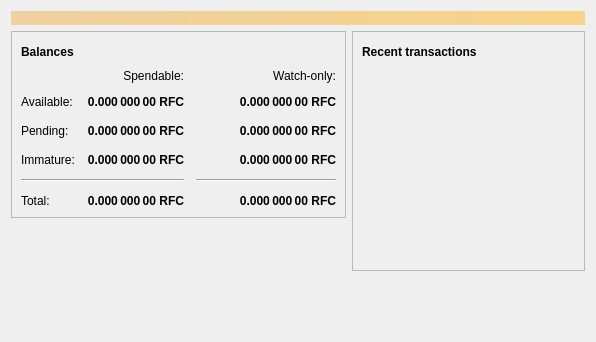
<?xml version="1.0" encoding="UTF-8"?>
<ui version="4.0">
 <class>OverviewPage</class>
 <widget class="QWidget" name="OverviewPage">
  <property name="geometry">
   <rect>
    <x>0</x>
    <y>0</y>
    <width>596</width>
    <height>342</height>
   </rect>
  </property>
  <property name="windowTitle">
   <string>Form</string>
  </property>
  <layout class="QVBoxLayout" name="topLayout">
   <item>
    <widget class="QLabel" name="labelAlerts">
     <property name="visible">
      <bool>false</bool>
     </property>
     <property name="styleSheet">
      <string notr="true">QLabel { background-color: qlineargradient(x1: 0, y1: 0, x2: 1, y2: 0, stop:0 #F0D0A0, stop:1 #F8D488); color:#000000; }</string>
     </property>
     <property name="wordWrap">
      <bool>true</bool>
     </property>
     <property name="margin">
      <number>3</number>
     </property>
     <property name="textInteractionFlags">
      <set>Qt::TextSelectableByMouse</set>
     </property>
    </widget>
   </item>
   <item>
    <layout class="QHBoxLayout" name="horizontalLayout" stretch="1,1">
     <item>
      <layout class="QVBoxLayout" name="verticalLayout_2">
       <item>
        <widget class="QFrame" name="frame">
         <property name="frameShape">
          <enum>QFrame::StyledPanel</enum>
         </property>
         <property name="frameShadow">
          <enum>QFrame::Raised</enum>
         </property>
         <layout class="QVBoxLayout" name="verticalLayout_4">
          <item>
           <layout class="QHBoxLayout" name="horizontalLayout_4">
            <item>
             <widget class="QLabel" name="label_5">
              <property name="font">
               <font>
                <weight>75</weight>
                <bold>true</bold>
               </font>
              </property>
              <property name="text">
               <string>Balances</string>
              </property>
             </widget>
            </item>
            <item>
             <widget class="QPushButton" name="labelWalletStatus">
              <property name="enabled">
               <bool>true</bool>
              </property>
              <property name="maximumSize">
               <size>
                <width>30</width>
                <height>16777215</height>
               </size>
              </property>
              <property name="toolTip">
               <string>The displayed information may be out of date. Your wallet automatically synchronizes with the Riffcash network after a connection is established, but this process has not completed yet.</string>
              </property>
              <property name="text">
               <string/>
              </property>
              <property name="icon">
               <iconset resource="../bitcoin.qrc">
                <normaloff>:/icons/warning</normaloff>
                <disabledoff>:/icons/warning</disabledoff>:/icons/warning</iconset>
              </property>
              <property name="iconSize">
               <size>
                <width>24</width>
                <height>24</height>
               </size>
              </property>
              <property name="flat">
               <bool>true</bool>
              </property>
             </widget>
            </item>
            <item>
             <spacer name="horizontalSpacer_3">
              <property name="orientation">
               <enum>Qt::Horizontal</enum>
              </property>
              <property name="sizeHint" stdset="0">
               <size>
                <width>40</width>
                <height>20</height>
               </size>
              </property>
             </spacer>
            </item>
           </layout>
          </item>
          <item>
           <layout class="QGridLayout" name="gridLayout">
            <property name="spacing">
             <number>12</number>
            </property>
            <item row="2" column="2">
             <widget class="QLabel" name="labelWatchPending">
              <property name="font">
               <font>
                <weight>75</weight>
                <bold>true</bold>
               </font>
              </property>
              <property name="cursor">
               <cursorShape>IBeamCursor</cursorShape>
              </property>
              <property name="toolTip">
               <string>Unconfirmed transactions to watch-only addresses</string>
              </property>
              <property name="text">
               <string notr="true">0.000 000 00 RFC</string>
              </property>
              <property name="alignment">
               <set>Qt::AlignRight|Qt::AlignTrailing|Qt::AlignVCenter</set>
              </property>
              <property name="textInteractionFlags">
               <set>Qt::LinksAccessibleByMouse|Qt::TextSelectableByKeyboard|Qt::TextSelectableByMouse</set>
              </property>
             </widget>
            </item>
            <item row="2" column="1">
             <widget class="QLabel" name="labelUnconfirmed">
              <property name="font">
               <font>
                <weight>75</weight>
                <bold>true</bold>
               </font>
              </property>
              <property name="cursor">
               <cursorShape>IBeamCursor</cursorShape>
              </property>
              <property name="toolTip">
               <string>Total of transactions that have yet to be confirmed, and do not yet count toward the spendable balance</string>
              </property>
              <property name="text">
               <string notr="true">0.000 000 00 RFC</string>
              </property>
              <property name="alignment">
               <set>Qt::AlignRight|Qt::AlignTrailing|Qt::AlignVCenter</set>
              </property>
              <property name="textInteractionFlags">
               <set>Qt::LinksAccessibleByMouse|Qt::TextSelectableByKeyboard|Qt::TextSelectableByMouse</set>
              </property>
             </widget>
            </item>
            <item row="3" column="2">
             <widget class="QLabel" name="labelWatchImmature">
              <property name="font">
               <font>
                <weight>75</weight>
                <bold>true</bold>
               </font>
              </property>
              <property name="cursor">
               <cursorShape>IBeamCursor</cursorShape>
              </property>
              <property name="toolTip">
               <string>Mined balance in watch-only addresses that has not yet matured</string>
              </property>
              <property name="text">
               <string notr="true">0.000 000 00 RFC</string>
              </property>
              <property name="alignment">
               <set>Qt::AlignRight|Qt::AlignTrailing|Qt::AlignVCenter</set>
              </property>
              <property name="textInteractionFlags">
               <set>Qt::LinksAccessibleByMouse|Qt::TextSelectableByKeyboard|Qt::TextSelectableByMouse</set>
              </property>
             </widget>
            </item>
            <item row="4" column="0" colspan="2">
             <widget class="Line" name="line">
              <property name="orientation">
               <enum>Qt::Horizontal</enum>
              </property>
             </widget>
            </item>
            <item row="4" column="2">
             <widget class="Line" name="lineWatchBalance">
              <property name="sizePolicy">
               <sizepolicy hsizetype="Preferred" vsizetype="Fixed">
                <horstretch>0</horstretch>
                <verstretch>0</verstretch>
               </sizepolicy>
              </property>
              <property name="minimumSize">
               <size>
                <width>140</width>
                <height>0</height>
               </size>
              </property>
              <property name="orientation">
               <enum>Qt::Horizontal</enum>
              </property>
             </widget>
            </item>
            <item row="5" column="0">
             <widget class="QLabel" name="labelTotalText">
              <property name="text">
               <string>Total:</string>
              </property>
             </widget>
            </item>
            <item row="3" column="1">
             <widget class="QLabel" name="labelImmature">
              <property name="font">
               <font>
                <weight>75</weight>
                <bold>true</bold>
               </font>
              </property>
              <property name="cursor">
               <cursorShape>IBeamCursor</cursorShape>
              </property>
              <property name="toolTip">
               <string>Mined balance that has not yet matured</string>
              </property>
              <property name="text">
               <string notr="true">0.000 000 00 RFC</string>
              </property>
              <property name="alignment">
               <set>Qt::AlignRight|Qt::AlignTrailing|Qt::AlignVCenter</set>
              </property>
              <property name="textInteractionFlags">
               <set>Qt::LinksAccessibleByMouse|Qt::TextSelectableByKeyboard|Qt::TextSelectableByMouse</set>
              </property>
             </widget>
            </item>
            <item row="2" column="3">
             <spacer name="horizontalSpacer_2">
              <property name="orientation">
               <enum>Qt::Horizontal</enum>
              </property>
              <property name="sizeHint" stdset="0">
               <size>
                <width>40</width>
                <height>20</height>
               </size>
              </property>
             </spacer>
            </item>
            <item row="3" column="0">
             <widget class="QLabel" name="labelImmatureText">
              <property name="text">
               <string>Immature:</string>
              </property>
             </widget>
            </item>
            <item row="5" column="1">
             <widget class="QLabel" name="labelTotal">
              <property name="font">
               <font>
                <weight>75</weight>
                <bold>true</bold>
               </font>
              </property>
              <property name="cursor">
               <cursorShape>IBeamCursor</cursorShape>
              </property>
              <property name="toolTip">
               <string>Your current total balance</string>
              </property>
              <property name="text">
               <string notr="true">0.000 000 00 RFC</string>
              </property>
              <property name="alignment">
               <set>Qt::AlignRight|Qt::AlignTrailing|Qt::AlignVCenter</set>
              </property>
              <property name="textInteractionFlags">
               <set>Qt::LinksAccessibleByMouse|Qt::TextSelectableByKeyboard|Qt::TextSelectableByMouse</set>
              </property>
             </widget>
            </item>
            <item row="5" column="2">
             <widget class="QLabel" name="labelWatchTotal">
              <property name="font">
               <font>
                <weight>75</weight>
                <bold>true</bold>
               </font>
              </property>
              <property name="cursor">
               <cursorShape>IBeamCursor</cursorShape>
              </property>
              <property name="toolTip">
               <string>Current total balance in watch-only addresses</string>
              </property>
              <property name="text">
               <string notr="true">0.000 000 00 RFC</string>
              </property>
              <property name="alignment">
               <set>Qt::AlignRight|Qt::AlignTrailing|Qt::AlignVCenter</set>
              </property>
              <property name="textInteractionFlags">
               <set>Qt::LinksAccessibleByMouse|Qt::TextSelectableByKeyboard|Qt::TextSelectableByMouse</set>
              </property>
             </widget>
            </item>
            <item row="0" column="2">
             <widget class="QLabel" name="labelWatchonly">
              <property name="text">
               <string>Watch-only:</string>
              </property>
              <property name="alignment">
               <set>Qt::AlignRight|Qt::AlignTrailing|Qt::AlignVCenter</set>
              </property>
             </widget>
            </item>
            <item row="1" column="0">
             <widget class="QLabel" name="labelBalanceText">
              <property name="text">
               <string>Available:</string>
              </property>
             </widget>
            </item>
            <item row="1" column="1">
             <widget class="QLabel" name="labelBalance">
              <property name="font">
               <font>
                <weight>75</weight>
                <bold>true</bold>
               </font>
              </property>
              <property name="cursor">
               <cursorShape>IBeamCursor</cursorShape>
              </property>
              <property name="toolTip">
               <string>Your current spendable balance</string>
              </property>
              <property name="text">
               <string notr="true">0.000 000 00 RFC</string>
              </property>
              <property name="alignment">
               <set>Qt::AlignRight|Qt::AlignTrailing|Qt::AlignVCenter</set>
              </property>
              <property name="textInteractionFlags">
               <set>Qt::LinksAccessibleByMouse|Qt::TextSelectableByKeyboard|Qt::TextSelectableByMouse</set>
              </property>
             </widget>
            </item>
            <item row="1" column="2">
             <widget class="QLabel" name="labelWatchAvailable">
              <property name="font">
               <font>
                <weight>75</weight>
                <bold>true</bold>
               </font>
              </property>
              <property name="cursor">
               <cursorShape>IBeamCursor</cursorShape>
              </property>
              <property name="toolTip">
               <string>Your current balance in watch-only addresses</string>
              </property>
              <property name="text">
               <string notr="true">0.000 000 00 RFC</string>
              </property>
              <property name="alignment">
               <set>Qt::AlignRight|Qt::AlignTrailing|Qt::AlignVCenter</set>
              </property>
              <property name="textInteractionFlags">
               <set>Qt::LinksAccessibleByMouse|Qt::TextSelectableByKeyboard|Qt::TextSelectableByMouse</set>
              </property>
             </widget>
            </item>
            <item row="2" column="0">
             <widget class="QLabel" name="labelPendingText">
              <property name="text">
               <string>Pending:</string>
              </property>
             </widget>
            </item>
            <item row="0" column="1">
             <widget class="QLabel" name="labelSpendable">
              <property name="text">
               <string>Spendable:</string>
              </property>
              <property name="alignment">
               <set>Qt::AlignRight|Qt::AlignTrailing|Qt::AlignVCenter</set>
              </property>
             </widget>
            </item>
           </layout>
          </item>
         </layout>
        </widget>
       </item>
       <item>
        <spacer name="verticalSpacer">
         <property name="orientation">
          <enum>Qt::Vertical</enum>
         </property>
         <property name="sizeHint" stdset="0">
          <size>
           <width>20</width>
           <height>40</height>
          </size>
         </property>
        </spacer>
       </item>
      </layout>
     </item>
     <item>
      <layout class="QVBoxLayout" name="verticalLayout_3">
       <item>
        <widget class="QFrame" name="frame_2">
         <property name="frameShape">
          <enum>QFrame::StyledPanel</enum>
         </property>
         <property name="frameShadow">
          <enum>QFrame::Raised</enum>
         </property>
         <layout class="QVBoxLayout" name="verticalLayout">
          <item>
           <layout class="QHBoxLayout" name="horizontalLayout_2">
            <item>
             <widget class="QLabel" name="label_4">
              <property name="font">
               <font>
                <weight>75</weight>
                <bold>true</bold>
               </font>
              </property>
              <property name="text">
               <string>Recent transactions</string>
              </property>
             </widget>
            </item>
            <item>
             <widget class="QPushButton" name="labelTransactionsStatus">
              <property name="enabled">
               <bool>true</bool>
              </property>
              <property name="maximumSize">
               <size>
                <width>30</width>
                <height>16777215</height>
               </size>
              </property>
              <property name="toolTip">
               <string>The displayed information may be out of date. Your wallet automatically synchronizes with the Riffcash network after a connection is established, but this process has not completed yet.</string>
              </property>
              <property name="text">
               <string/>
              </property>
              <property name="icon">
               <iconset resource="../bitcoin.qrc">
                <normaloff>:/icons/warning</normaloff>
                <disabledoff>:/icons/warning</disabledoff>:/icons/warning</iconset>
              </property>
              <property name="iconSize">
               <size>
                <width>24</width>
                <height>24</height>
               </size>
              </property>
              <property name="flat">
               <bool>true</bool>
              </property>
             </widget>
            </item>
            <item>
             <spacer name="horizontalSpacer">
              <property name="orientation">
               <enum>Qt::Horizontal</enum>
              </property>
              <property name="sizeHint" stdset="0">
               <size>
                <width>40</width>
                <height>20</height>
               </size>
              </property>
             </spacer>
            </item>
           </layout>
          </item>
          <item>
           <widget class="QListView" name="listTransactions">
            <property name="styleSheet">
             <string notr="true">QListView { background: transparent; }</string>
            </property>
            <property name="frameShape">
             <enum>QFrame::NoFrame</enum>
            </property>
            <property name="verticalScrollBarPolicy">
             <enum>Qt::ScrollBarAlwaysOff</enum>
            </property>
            <property name="horizontalScrollBarPolicy">
             <enum>Qt::ScrollBarAlwaysOff</enum>
            </property>
            <property name="selectionMode">
             <enum>QAbstractItemView::NoSelection</enum>
            </property>
           </widget>
          </item>
         </layout>
        </widget>
       </item>
       <item>
        <spacer name="verticalSpacer_2">
         <property name="orientation">
          <enum>Qt::Vertical</enum>
         </property>
         <property name="sizeHint" stdset="0">
          <size>
           <width>20</width>
           <height>40</height>
          </size>
         </property>
        </spacer>
       </item>
      </layout>
     </item>
    </layout>
   </item>
  </layout>
 </widget>
 <resources/>
 <connections/>
</ui>
